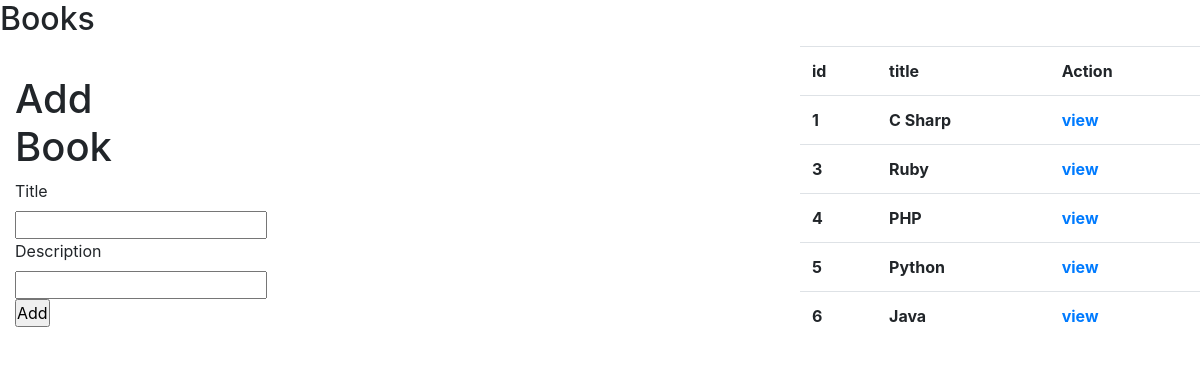
The app's page /, older data.
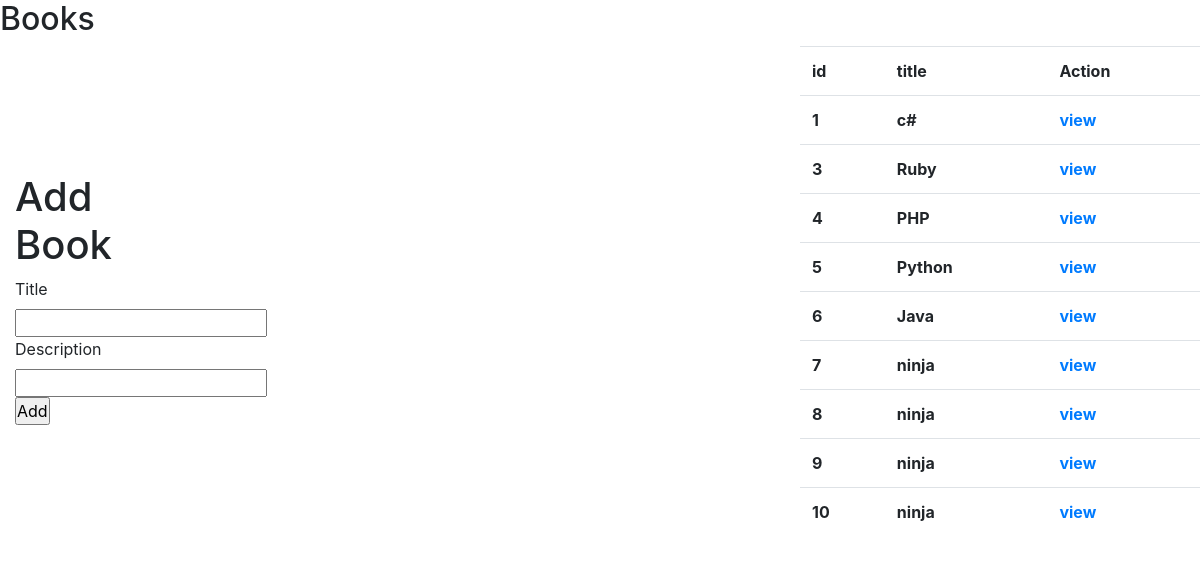
The same page, newer data.
### books_authors_app/models.py (models this page shows, shortened)
class Books(models.Model):
    title = models.TextField(max_length=255)
    desc = models.TextField()
    created_at = models.DateField(auto_now_add=True)
    updated_at = models.DateField(auto_now_add=True)

### books_authors_app/views.py (the view, shortened to what this page needs)
# urls.py: path('', views.insert),
def insert(request):
    print("working .....Book......")
    context={
        'all_book':Books.objects.all(),
    }
    return render(request,'book.html',context)

### books_authors_app/templates/book.html (shortened to what this page needs)
<!DOCTYPE html>
<html lang="en">
<head>
    <link rel="stylesheet" href="https://cdn.jsdelivr.net/npm/bootstrap@4.3.1/dist/css/bootstrap.min.css">
    {% load static %}
    <link rel="stylesheet" href="{% static  'style4.css'%}">
</head>
<body>
    <h2>Books</h2>
    <div class="contaner">
        <div class="col-2 grey">
            <form action="/" method="post">
                <h1>Add Book</h1>
                <div class="row-1"> <label for="">Title</label> <input type="text" name="titles"></div>
                <div class="row-2"> <label for="">Description</label> <input type="text" name="description"></div>
                <input type="submit" name="add_book" value="Add">
            </form>
        </div>
        <table class="table col-4">
            <tbody class="table tbody-dark">
                <tr>
                    <th>id</th>
                    <th>title</th>
                    <th>Action </a></th>
                </tr>
                {% for book in all_book%}
                <tr>
                    <th>{{book.id}}</th>
                    <th>{{book.title}}</th>
                    <th> <a href="\book\{{book.id}}">view</a></th>
                </tr>
                {% endfor%}
            </tbody>
        </table>
    </div>
</body>
</html>

### books_authors_app/static/style4.css (style rules this page uses)
* { margin: 0; padding: 0; }
.contaner { display: flex; justify-content: space-between; align-items: center; }

Row changes from the older to the newer data that the page shows:
changed Books id 1: title "C Sharp" → "c#"
added Books: id "7", title "ninja"
added Books: id "8", title "ninja"
added Books: id "9", title "ninja"
added Books: id "10", title "ninja"
